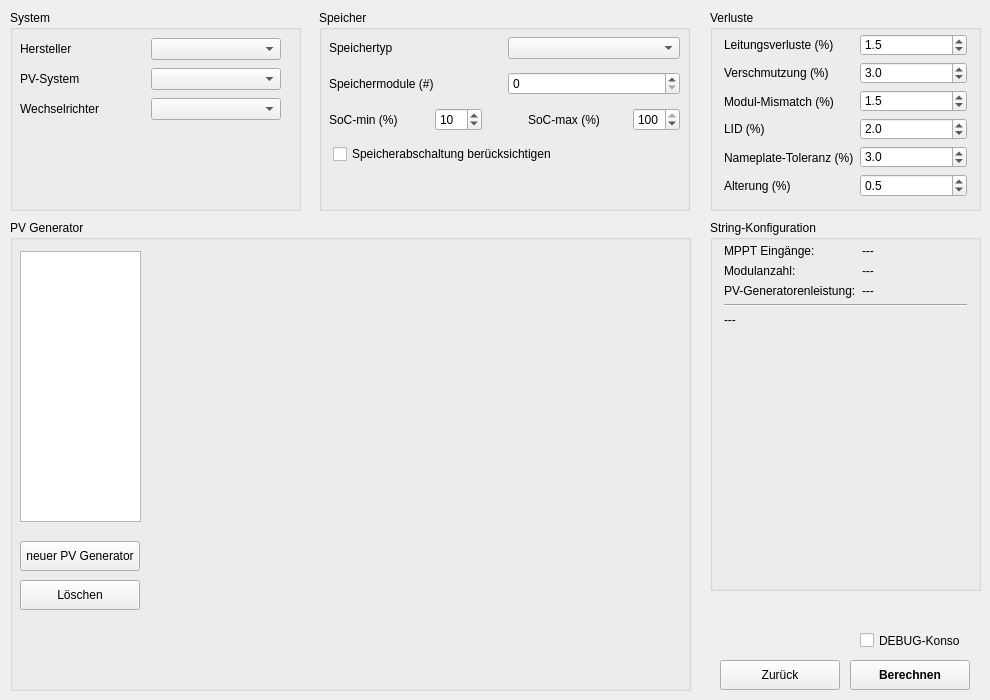
       <widget class="QWidget" name="tab_anlage">
        <attribute name="title">
         <string>Anlage</string>
        </attribute>
        <widget class="QGroupBox" name="groupBox_System">
         <property name="geometry">
          <rect>
           <x>10</x>
           <y>10</y>
           <width>291</width>
           <height>201</height>
          </rect>
         </property>
         <property name="title">
          <string>System</string>
         </property>
         <widget class="QWidget" name="verticalLayoutWidget">
          <property name="geometry">
           <rect>
            <x>10</x>
            <y>20</y>
            <width>261</width>
            <height>101</height>
           </rect>
          </property>
          <layout class="QVBoxLayout" name="verticalLayout_System">
           <property name="spacing">
            <number>0</number>
           </property>
           <property name="sizeConstraint">
            <enum>QLayout::SetDefaultConstraint</enum>
           </property>
           <property name="leftMargin">
            <number>0</number>
           </property>
           <property name="rightMargin">
            <number>0</number>
           </property>
           <item>
            <layout class="QHBoxLayout" name="horizontalLayout_7">
             <item>
              <widget class="QLabel" name="label_System_Hersteller">
               <property name="sizePolicy">
                <sizepolicy hsizetype="Preferred" vsizetype="Preferred">
                 <horstretch>0</horstretch>
                 <verstretch>0</verstretch>
                </sizepolicy>
               </property>
               <property name="minimumSize">
                <size>
                 <width>0</width>
                 <height>0</height>
                </size>
               </property>
               <property name="text">
                <string>Hersteller</string>
               </property>
              </widget>
             </item>
             <item>
              <widget class="QComboBox" name="comboBox_System_Hersteller">
               <property name="sizePolicy">
                <sizepolicy hsizetype="Preferred" vsizetype="Maximum">
                 <horstretch>0</horstretch>
                 <verstretch>0</verstretch>
                </sizepolicy>
               </property>
               <property name="toolTip">
                <string>Hersteller des PV-Systems wählen</string>
               </property>
              </widget>
             </item>
            </layout>
           </item>
           <item>
            <layout class="QHBoxLayout" name="horizontalLayout">
             <item>
              <widget class="QLabel" name="label_System_PV_System">
               <property name="sizePolicy">
                <sizepolicy hsizetype="Preferred" vsizetype="Preferred">
                 <horstretch>0</horstretch>
                 <verstretch>0</verstretch>
                </sizepolicy>
               </property>
               <property name="minimumSize">
                <size>
                 <width>0</width>
                 <height>0</height>
                </size>
               </property>
               <property name="text">
                <string>PV-System</string>
               </property>
              </widget>
             </item>
             <item>
              <widget class="QComboBox" name="comboBox_System_PV_System">
               <property name="sizePolicy">
                <sizepolicy hsizetype="Preferred" vsizetype="Maximum">
                 <horstretch>0</horstretch>
                 <verstretch>0</verstretch>
                </sizepolicy>
               </property>
               <property name="toolTip">
                <string>PV-System-Modell wählen</string>
               </property>
              </widget>
             </item>
            </layout>
           </item>
           <item>
            <layout class="QHBoxLayout" name="horizontalLayout_2">
             <item>
              <widget class="QLabel" name="label_System_Inverter">
               <property name="sizePolicy">
                <sizepolicy hsizetype="Preferred" vsizetype="Preferred">
                 <horstretch>0</horstretch>
                 <verstretch>0</verstretch>
                </sizepolicy>
               </property>
               <property name="minimumSize">
                <size>
                 <width>0</width>
                 <height>0</height>
                </size>
               </property>
               <property name="text">
                <string>Wechselrichter</string>
               </property>
              </widget>
             </item>
             <item>
              <widget class="QComboBox" name="comboBox_System_Inverter">
               <property name="sizePolicy">
                <sizepolicy hsizetype="Preferred" vsizetype="Maximum">
                 <horstretch>0</horstretch>
                 <verstretch>0</verstretch>
                </sizepolicy>
               </property>
               <property name="toolTip">
                <string>Wechselrichter-Modell wählen</string>
               </property>
              </widget>
             </item>
            </layout>
           </item>
          </layout>
         </widget>
        </widget>
        <widget class="QGroupBox" name="groupBox_2">
         <property name="geometry">
          <rect>
           <x>10</x>
           <y>220</y>
           <width>681</width>
           <height>471</height>
          </rect>
         </property>
         <property name="title">
          <string>PV Generator</string>
         </property>
         <widget class="QStackedWidget" name="stackedWidget_Generator">
          <property name="geometry">
           <rect>
            <x>160</x>
            <y>30</y>
            <width>510</width>
            <height>420</height>
           </rect>
          </property>
          <property name="currentIndex">
           <number>0</number>
          </property>
          <widget class="QWidget" name="page_1"/>
         </widget>
         <widget class="QListWidget" name="listWidget_Generator">
          <property name="geometry">
           <rect>
            <x>10</x>
            <y>31</y>
            <width>121</width>
            <height>271</height>
           </rect>
          </property>
         </widget>
         <widget class="QPushButton" name="pushButton_Generator_losechen">
          <property name="geometry">
           <rect>
            <x>10</x>
            <y>360</y>
            <width>120</width>
            <height>30</height>
           </rect>
          </property>
          <property name="toolTip">
           <string>Ausgewählten PV-Generator löschen</string>
          </property>
          <property name="text">
           <string>Löschen</string>
          </property>
         </widget>
         <widget class="QPushButton" name="pushButton_neuer_Generator">
          <property name="geometry">
           <rect>
            <x>10</x>
            <y>321</y>
            <width>120</width>
            <height>30</height>
           </rect>
          </property>
          <property name="toolTip">
           <string>Neuen PV-Generator anlegen</string>
          </property>
          <property name="text">
           <string>neuer PV Generator</string>
          </property>
         </widget>
        </widget>
        <widget class="QGroupBox" name="groupBox_Anlage_Speicher">
         <property name="geometry">
          <rect>
           <x>319</x>
           <y>10</y>
           <width>371</width>
           <height>201</height>
          </rect>
         </property>
         <property name="title">
          <string>Speicher</string>
         </property>
         <widget class="QWidget" name="verticalLayoutWidget_4">
          <property name="geometry">
           <rect>
            <x>10</x>
            <y>20</y>
            <width>351</width>
            <height>141</height>
           </rect>
          </property>
          <layout class="QVBoxLayout" name="verticalLayout_7">
           <item>
            <layout class="QHBoxLayout" name="horizontalLayout_4">
             <item>
              <widget class="QLabel" name="label_System_Speichertyp">
               <property name="sizePolicy">
                <sizepolicy hsizetype="Preferred" vsizetype="Preferred">
                 <horstretch>0</horstretch>
                 <verstretch>0</verstretch>
                </sizepolicy>
               </property>
               <property name="minimumSize">
                <size>
                 <width>0</width>
                 <height>0</height>
                </size>
               </property>
               <property name="text">
                <string>Speichertyp</string>
               </property>
              </widget>
             </item>
             <item>
              <widget class="QComboBox" name="comboBox_System_Speichertyp">
               <property name="sizePolicy">
                <sizepolicy hsizetype="Preferred" vsizetype="Maximum">
                 <horstretch>0</horstretch>
                 <verstretch>0</verstretch>
                </sizepolicy>
               </property>
               <property name="toolTip">
                <string>Speichertyp wählen</string>
               </property>
              </widget>
             </item>
            </layout>
           </item>
           <item>
            <layout class="QHBoxLayout" name="horizontalLayout_5">
             <item>
              <widget class="QLabel" name="label_System_Speichermodule">
               <property name="sizePolicy">
                <sizepolicy hsizetype="Preferred" vsizetype="Preferred">
                 <horstretch>0</horstretch>
                 <verstretch>0</verstretch>
                </sizepolicy>
               </property>
               <property name="minimumSize">
                <size>
                 <width>0</width>
                 <height>0</height>
                </size>
               </property>
               <property name="text">
                <string>Speichermodule (#)</string>
               </property>
              </widget>
             </item>
             <item>
              <widget class="QSpinBox" name="spinBox_System_Speichermodule">
               <property name="sizePolicy">
                <sizepolicy hsizetype="Minimum" vsizetype="Maximum">
                 <horstretch>0</horstretch>
                 <verstretch>0</verstretch>
                </sizepolicy>
               </property>
               <property name="toolTip">
                <string>Anzahl der Speichermodule festlegen</string>
               </property>
               <property name="maximum">
                <number>6</number>
               </property>
              </widget>
             </item>
            </layout>
           </item>
           <item>
            <layout class="QVBoxLayout" name="verticalLayout_2">
             <item>
              <layout class="QHBoxLayout" name="horizontalLayout_3">
               <item>
                <widget class="QLabel" name="label_System_SOC_min">
                 <property name="sizePolicy">
                  <sizepolicy hsizetype="MinimumExpanding" vsizetype="Preferred">
                   <horstretch>0</horstretch>
                   <verstretch>0</verstretch>
                  </sizepolicy>
                 </property>
                 <property name="text">
                  <string>SoC-min (%)</string>
                 </property>
                </widget>
               </item>
               <item>
                <widget class="QSpinBox" name="spinBox_System_SOC_min">
                 <property name="toolTip">
                  <string>Unterer Ladezustands-Grenzwert (State of Charge)</string>
                 </property>
                 <property name="maximum">
                  <number>100</number>
                 </property>
                 <property name="value">
                  <number>10</number>
                 </property>
                </widget>
               </item>
               <item>
                <spacer name="verticalSpacer">
                 <property name="orientation">
                  <enum>Qt::Vertical</enum>
                 </property>
                 <property name="sizeType">
                  <enum>QSizePolicy::Preferred</enum>
                 </property>
                 <property name="sizeHint" stdset="0">
                  <size>
                   <width>40</width>
                   <height>0</height>
                  </size>
                 </property>
                </spacer>
               </item>
               <item>
                <widget class="QLabel" name="label_System_SOC_max">
                 <property name="sizePolicy">
                  <sizepolicy hsizetype="MinimumExpanding" vsizetype="Preferred">
                   <horstretch>0</horstretch>
                   <verstretch>0</verstretch>
                  </sizepolicy>
                 </property>
                 <property name="toolTip">
                  <string/>
                 </property>
                 <property name="text">
                  <string>SoC-max (%)</string>
                 </property>
                </widget>
               </item>
               <item>
                <widget class="QSpinBox" name="spinBox_System_SOC_max">
                 <property name="toolTip">
                  <string>Oberer Ladezustands-Grenzwert (State of Charge)</string>
                 </property>
                 <property name="minimum">
                  <number>1</number>
                 </property>
                 <property name="maximum">
                  <number>100</number>
                 </property>
                 <property name="value">
                  <number>100</number>
                 </property>
                </widget>
               </item>
              </layout>
             </item>
            </layout>
           </item>
           <item>
            <layout class="QHBoxLayout" name="horizontalLayout_6">
             <property name="leftMargin">
              <number>4</number>
             </property>
             <property name="rightMargin">
              <number>6</number>
             </property>
             <item>
              <widget class="QCheckBox" name="checkBox_Speicheropt">
               <property name="sizePolicy">
                <sizepolicy hsizetype="Minimum" vsizetype="Fixed">
                 <horstretch>0</horstretch>
                 <verstretch>0</verstretch>
                </sizepolicy>
               </property>
               <property name="toolTip">
                <string>&lt;html&gt;&lt;head/&gt;&lt;body&gt;&lt;p&gt;Analysiert Speicherverluste in Wintermonaten und empfiehlt einen Zeitraum zur Speicherabkopplung, wenn Verluste den Nutzen übersteigen.&lt;/p&gt;&lt;/body&gt;&lt;/html&gt;</string>
               </property>
               <property name="layoutDirection">
                <enum>Qt::LeftToRight</enum>
               </property>
               <property name="autoFillBackground">
                <bool>false</bool>
               </property>
               <property name="text">
                <string>Speicherabschaltung berücksichtigen</string>
               </property>
               <property name="checked">
                <bool>false</bool>
               </property>
              </widget>
             </item>
            </layout>
           </item>
          </layout>
         </widget>
        </widget>
        <widget class="QPushButton" name="pushButton_back_to_Tab_Ort">
         <property name="geometry">
          <rect>
           <x>720</x>
           <y>660</y>
           <width>120</width>
           <height>30</height>
          </rect>
         </property>
         <property name="text">
          <string>Zurück</string>
         </property>
        </widget>
        <widget class="QGroupBox" name="groupBox_StringConfig_Overview">
         <property name="geometry">
          <rect>
           <x>710</x>
           <y>220</y>
           <width>271</width>
           <height>371</height>
          </rect>
         </property>
         <property name="title">
          <string>String-Konfiguration</string>
         </property>
         <widget class="QWidget" name="verticalLayoutWidget_3">
          <property name="geometry">
           <rect>
            <x>10</x>
            <y>20</y>
            <width>251</width>
            <height>341</height>
           </rect>
          </property>
          <layout class="QVBoxLayout" name="verticalLayout_3">
           <property name="leftMargin">
            <number>4</number>
           </property>
           <property name="topMargin">
            <number>4</number>
           </property>
           <property name="rightMargin">
            <number>4</number>
           </property>
           <property name="bottomMargin">
            <number>4</number>
           </property>
           <item>
            <layout class="QFormLayout" name="formLayout_StringConfig">
             <property name="sizeConstraint">
              <enum>QLayout::SetMinimumSize</enum>
             </property>
             <item row="0" column="0">
              <widget class="QLabel" name="label_StringConfig_MPPT_Inputs">
               <property name="sizePolicy">
                <sizepolicy hsizetype="Preferred" vsizetype="Fixed">
                 <horstretch>0</horstretch>
                 <verstretch>0</verstretch>
                </sizepolicy>
               </property>
               <property name="minimumSize">
                <size>
                 <width>0</width>
                 <height>0</height>
                </size>
               </property>
               <property name="text">
                <string>MPPT Eingänge:</string>
               </property>
              </widget>
             </item>
             <item row="0" column="1">
              <widget class="QLabel" name="label_StringConfig_MPPT_Inputs_Text">
               <property name="sizePolicy">
                <sizepolicy hsizetype="Preferred" vsizetype="Fixed">
                 <horstretch>0</horstretch>
                 <verstretch>0</verstretch>
                </sizepolicy>
               </property>
               <property name="minimumSize">
                <size>
                 <width>0</width>
                 <height>0</height>
                </size>
               </property>
               <property name="text">
                <string>---</string>
               </property>
              </widget>
             </item>
             <item row="1" column="0">
              <widget class="QLabel" name="label_StringConfig_Modulanzahl">
               <property name="sizePolicy">
                <sizepolicy hsizetype="Preferred" vsizetype="Fixed">
                 <horstretch>0</horstretch>
                 <verstretch>0</verstretch>
                </sizepolicy>
               </property>
               <property name="minimumSize">
                <size>
                 <width>0</width>
                 <height>0</height>
                </size>
               </property>
               <property name="text">
                <string>Modulanzahl:</string>
               </property>
              </widget>
             </item>
             <item row="1" column="1">
              <widget class="QLabel" name="label_StringConfig_Modulanzahl_Text">
               <property name="sizePolicy">
                <sizepolicy hsizetype="Preferred" vsizetype="Fixed">
                 <horstretch>0</horstretch>
                 <verstretch>0</verstretch>
                </sizepolicy>
               </property>
               <property name="minimumSize">
                <size>
                 <width>0</width>
                 <height>0</height>
                </size>
               </property>
               <property name="text">
                <string>---</string>
               </property>
              </widget>
             </item>
             <item row="2" column="0">
              <widget class="QLabel" name="label_StringConfig_ModulleistungGes">
               <property name="sizePolicy">
                <sizepolicy hsizetype="Preferred" vsizetype="Fixed">
                 <horstretch>0</horstretch>
                 <verstretch>0</verstretch>
                </sizepolicy>
               </property>
               <property name="minimumSize">
                <size>
                 <width>0</width>
                 <height>0</height>
                </size>
               </property>
               <property name="text">
                <string>PV-Generatorenleistung:</string>
               </property>
              </widget>
             </item>
             <item row="2" column="1">
              <widget class="QLabel" name="label_StringConfig_ModulleistungGes_Text">
               <property name="sizePolicy">
                <sizepolicy hsizetype="Preferred" vsizetype="Fixed">
                 <horstretch>0</horstretch>
                 <verstretch>0</verstretch>
                </sizepolicy>
               </property>
               <property name="minimumSize">
                <size>
                 <width>0</width>
                 <height>0</height>
                </size>
               </property>
               <property name="text">
                <string>---</string>
               </property>
               <property name="wordWrap">
                <bool>true</bool>
               </property>
              </widget>
             </item>
            </layout>
           </item>
           <item>
            <widget class="Line" name="line_3">
             <property name="orientation">
              <enum>Qt::Horizontal</enum>
             </property>
            </widget>
           </item>
           <item>
            <widget class="QLabel" name="label_StringConfig_MPPTConfig_Text">
             <property name="sizePolicy">
              <sizepolicy hsizetype="Preferred" vsizetype="Expanding">
               <horstretch>0</horstretch>
               <verstretch>0</verstretch>
              </sizepolicy>
             </property>
             <property name="text">
              <string>---</string>
             </property>
             <property name="alignment">
              <set>Qt::AlignLeading|Qt::AlignLeft|Qt::AlignTop</set>
             </property>
             <property name="wordWrap">
              <bool>true</bool>
             </property>
            </widget>
           </item>
          </layout>
         </widget>
        </widget>
        <widget class="QGroupBox" name="groupBox_Verluste">
         <property name="geometry">
          <rect>
           <x>710</x>
           <y>10</y>
           <width>271</width>
           <height>201</height>
          </rect>
         </property>
         <property name="title">
          <string>Verluste</string>
         </property>
         <widget class="QWidget" name="formLayoutWidget_4">
          <property name="geometry">
           <rect>
            <x>10</x>
            <y>20</y>
            <width>251</width>
            <height>171</height>
           </rect>
          </property>
          <layout class="QFormLayout" name="formLayout_Verluste">
           <property name="sizeConstraint">
            <enum>QLayout::SetDefaultConstraint</enum>
           </property>
           <property name="fieldGrowthPolicy">
            <enum>QFormLayout::AllNonFixedFieldsGrow</enum>
           </property>
           <property name="rowWrapPolicy">
            <enum>QFormLayout::DontWrapRows</enum>
           </property>
           <property name="horizontalSpacing">
            <number>6</number>
           </property>
           <property name="leftMargin">
            <number>4</number>
           </property>
           <property name="topMargin">
            <number>4</number>
           </property>
           <property name="rightMargin">
            <number>4</number>
           </property>
           <property name="bottomMargin">
            <number>4</number>
           </property>
           <item row="0" column="0">
            <widget class="QLabel" name="label_Verluste_Leitungsverluste">
             <property name="text">
              <string>Leitungsverluste (%)</string>
             </property>
            </widget>
           </item>
           <item row="0" column="1">
            <widget class="QDoubleSpinBox" name="doubleSpinBox_Verluste_Leitungsverluste">
             <property name="toolTip">
              <string>Leitungsverluste in Prozent (z.B. normale Leitung 2 %; dicke/kurze Leitung 1 %; Default = 1,5 %)</string>
             </property>
             <property name="decimals">
              <number>1</number>
             </property>
             <property name="maximum">
              <double>100.000000000000000</double>
             </property>
             <property name="singleStep">
              <double>0.100000000000000</double>
             </property>
             <property name="value">
              <double>1.500000000000000</double>
             </property>
            </widget>
           </item>
           <item row="1" column="0">
            <widget class="QLabel" name="label_Verluste_Verschmutzung">
             <property name="text">
              <string>Verschmutzung (%)</string>
             </property>
            </widget>
           </item>
           <item row="1" column="1">
            <widget class="QDoubleSpinBox" name="doubleSpinBox_Verluste_Verschmutzung">
             <property name="toolTip">
              <string>Verluste durch Verschmutzung in Prozent (z.B. regenreiches Klima &lt; 1 %; trockene Regionen 10 %; gemäßigt 3 – 4 %; Default = 3,0 %)</string>
             </property>
             <property name="decimals">
              <number>1</number>
             </property>
             <property name="maximum">
              <double>100.000000000000000</double>
             </property>
             <property name="singleStep">
              <double>0.100000000000000</double>
             </property>
             <property name="value">
              <double>3.000000000000000</double>
             </property>
            </widget>
           </item>
           <item row="2" column="0">
            <widget class="QLabel" name="label_Verluste_Modul_Mismatch">
             <property name="text">
              <string>Modul‑Mismatch (%)</string>
             </property>
            </widget>
           </item>
           <item row="2" column="1">
            <widget class="QDoubleSpinBox" name="doubleSpinBox_Verluste_Modul_Mismatch">
             <property name="toolTip">
              <string>Verluste durch Modul-Mismatch in Prozent (z.B. identische Module 0,01 %; heterogene Strings 3 %; Default = 1,5 %)</string>
             </property>
             <property name="decimals">
              <number>1</number>
             </property>
             <property name="maximum">
              <double>100.000000000000000</double>
             </property>
             <property name="singleStep">
              <double>0.100000000000000</double>
             </property>
             <property name="value">
              <double>1.500000000000000</double>
             </property>
            </widget>
           </item>
           <item row="3" column="0">
            <widget class="QLabel" name="label_Verluste_LID">
             <property name="text">
              <string>LID (%)</string>
             </property>
            </widget>
           </item>
           <item row="3" column="1">
            <widget class="QDoubleSpinBox" name="doubleSpinBox_Verluste_LID">
             <property name="toolTip">
              <string>Leistungseinbruch (LID) in Prozent (z.B. 1 – 2,5 % im 1. Jahr; manche Module ~ 3 % initial; Default = 2,0 %)</string>
             </property>
             <property name="decimals">
              <number>1</number>
             </property>
             <property name="maximum">
              <double>100.000000000000000</double>
             </property>
             <property name="singleStep">
              <double>0.100000000000000</double>
             </property>
             <property name="value">
              <double>2.000000000000000</double>
             </property>
            </widget>
           </item>
           <item row="4" column="0">
            <widget class="QLabel" name="label_Verluste_Nameplate_Toleranz">
             <property name="text">
              <string>Nameplate‑Toleranz (%)</string>
             </property>
            </widget>
           </item>
           <item row="4" column="1">
            <widget class="QDoubleSpinBox" name="doubleSpinBox_Verluste_Nameplate_Toleranz">
             <property name="toolTip">
              <string>Herstellertoleranz der Modul-Leistung in Prozent (z.B. Standard ± 3 %; manche ± 5 %; Default = 3,0 %</string>
             </property>
             <property name="decimals">
              <number>1</number>
             </property>
             <property name="maximum">
              <double>100.000000000000000</double>
             </property>
             <property name="singleStep">
              <double>0.100000000000000</double>
             </property>
             <property name="value">
              <double>3.000000000000000</double>
             </property>
            </widget>
           </item>
           <item row="5" column="0">
            <widget class="QLabel" name="label_Verluste_Alterung">
             <property name="text">
              <string>Alterung (%)</string>
             </property>
            </widget>
           </item>
           <item row="5" column="1">
            <widget class="QDoubleSpinBox" name="doubleSpinBox_Verluste_Alterung">
             <property name="toolTip">
              <string>Jährlicher Leistungsverlust durch Alterung in Prozent (z.B. median 0,5 %; bis 1 %; Default = 0,5 %)</string>
             </property>
             <property name="decimals">
              <number>1</number>
             </property>
             <property name="maximum">
              <double>100.000000000000000</double>
             </property>
             <property name="singleStep">
              <double>0.100000000000000</double>
             </property>
             <property name="value">
              <double>0.500000000000000</double>
             </property>
            </widget>
           </item>
          </layout>
         </widget>
        </widget>
        <widget class="QPushButton" name="pushButton_Berechnen">
         <property name="geometry">
          <rect>
           <x>850</x>
           <y>660</y>
           <width>120</width>
           <height>30</height>
          </rect>
         </property>
         <property name="font">
          <font>
           <weight>75</weight>
           <bold>true</bold>
          </font>
         </property>
         <property name="toolTip">
          <string>Simulation mit aktuellen Eingaben starten</string>
         </property>
         <property name="text">
          <string>Berechnen</string>
         </property>
         <property name="autoDefault">
          <bool>false</bool>
         </property>
         <property name="default">
          <bool>false</bool>
         </property>
         <property name="flat">
          <bool>false</bool>
         </property>
        </widget>
        <widget class="QCheckBox" name="checkBox_debug_window">
         <property name="geometry">
          <rect>
           <x>860</x>
           <y>630</y>
           <width>101</width>
           <height>21</height>
          </rect>
         </property>
         <property name="toolTip">
          <string>Debug-Fenster ein-/ausblenden</string>
         </property>
         <property name="text">
          <string>DEBUG-Konsole</string>
         </property>
        </widget>
       </widget>
